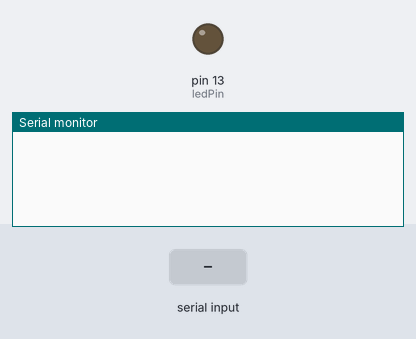
The sketch below on a simulated Arduino Uno, built with avr-gcc and run on an emulated ATmega328P. Parts: output pins drawn as LEDs (lit = HIGH), the last lines printed to the serial monitor. The test bench sets the inputs (shaded band).

Above: at 1.2 s.
1.3 s: "1\n" received over Serial
At 2.5 s:
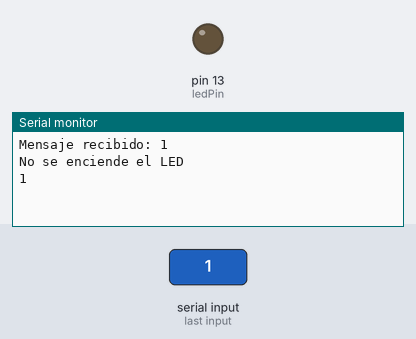
2.8 s: byte 10 ('\n') received over Serial
At 4.2 s:
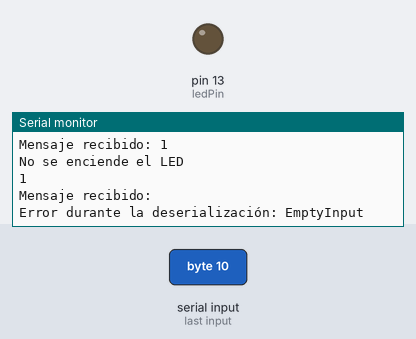

Measured:
- after the input at 1.3 s, the serial monitor: prints a new line at once (image 1)
- after the input at 2.8 s, the serial monitor: prints a new line at once (image 2)

The sketch:

json.ino
```cpp
#include <ArduinoJson.h>

// Tamaño del buffer de entrada para el JSON (ajústalo según tu necesidad)
#define JSON_BUFFER_SIZE 128

// Pin del LED
const int ledPin = 13;
String inputString = "";

void setup() {
  Serial.begin(9600);
  pinMode(ledPin, OUTPUT);
}

void loop() {
  while (Serial.available()) {
    char inChar = (char)Serial.read();
    inputString += inChar;
    //{"Codigo":"0","LitrosDisponibles":30}
    // Si se recibe un carácter de nueva línea, se procesa el mensaje completo
    if (inChar == '\n') {
      procesarMensaje(inputString);
      Serial.println(inputString);
      inputString = "";
    }
  }
}

void procesarMensaje(String mensaje) {
  // Aquí puedes analizar el mensaje JSON recibido y realizar las acciones correspondientes
  Serial.println("Mensaje recibido: " + mensaje);

  const char* json = mensaje.c_str();

  // Crear un buffer para almacenar el JSON
  StaticJsonDocument<JSON_BUFFER_SIZE> doc;

  // Deserializar el JSON
  DeserializationError error = deserializeJson(doc, json);

  // Verificar si hubo errores durante la deserialización
  if (error) {
    Serial.print(F("Error durante la deserialización: "));
    Serial.println(error.c_str());
    return;
  }

  // Leer el valor deserializado de "Codigo"
  const char* codigo = doc["Codigo"];

  // Si el valor de "Codigo" es igual a "1", encender el LED
  if (strcmp(codigo, "1") == 0) {
    digitalWrite(ledPin, HIGH); // Encender el LED
    Serial.println("LED encendido");
  } else {
    digitalWrite(ledPin, LOW);
    Serial.println("No se enciende el LED");
  }

}
```
